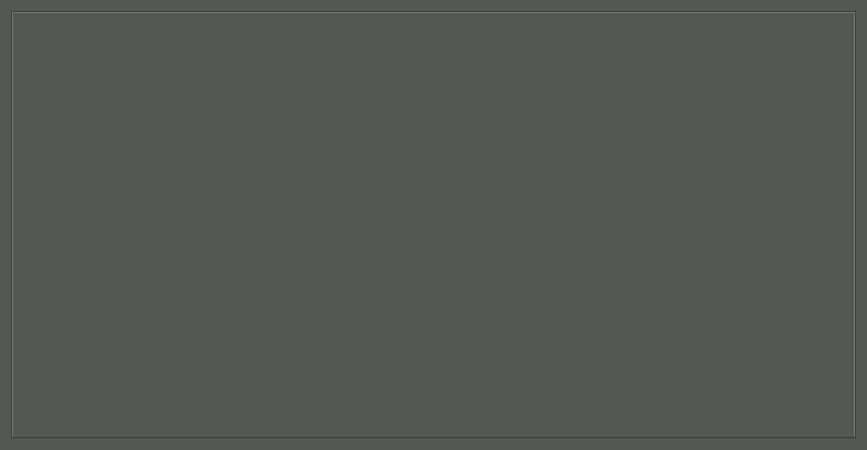
<?xml version="1.0" encoding="UTF-8"?>
<ui version="4.0">
 <class>VidClientSetting</class>
 <widget class="QWidget" name="VidClientSetting">
  <property name="geometry">
   <rect>
    <x>0</x>
    <y>0</y>
    <width>867</width>
    <height>450</height>
   </rect>
  </property>
  <property name="minimumSize">
   <size>
    <width>0</width>
    <height>0</height>
   </size>
  </property>
  <property name="maximumSize">
   <size>
    <width>16777215</width>
    <height>16777215</height>
   </size>
  </property>
  <property name="windowTitle">
   <string>Form</string>
  </property>
  <property name="styleSheet">
   <string notr="true">background-color: rgb(85, 87, 83);
color: rgb(255, 255, 255);</string>
  </property>
  <layout class="QVBoxLayout" name="verticalLayout">
   <item>
    <widget class="QTabWidget" name="tabWidget">
     <property name="currentIndex">
      <number>-1</number>
     </property>
    </widget>
   </item>
  </layout>
 </widget>
 <resources>
  <include location="../main/vscmainwindows.qrc"/>
 </resources>
 <connections/>
</ui>
